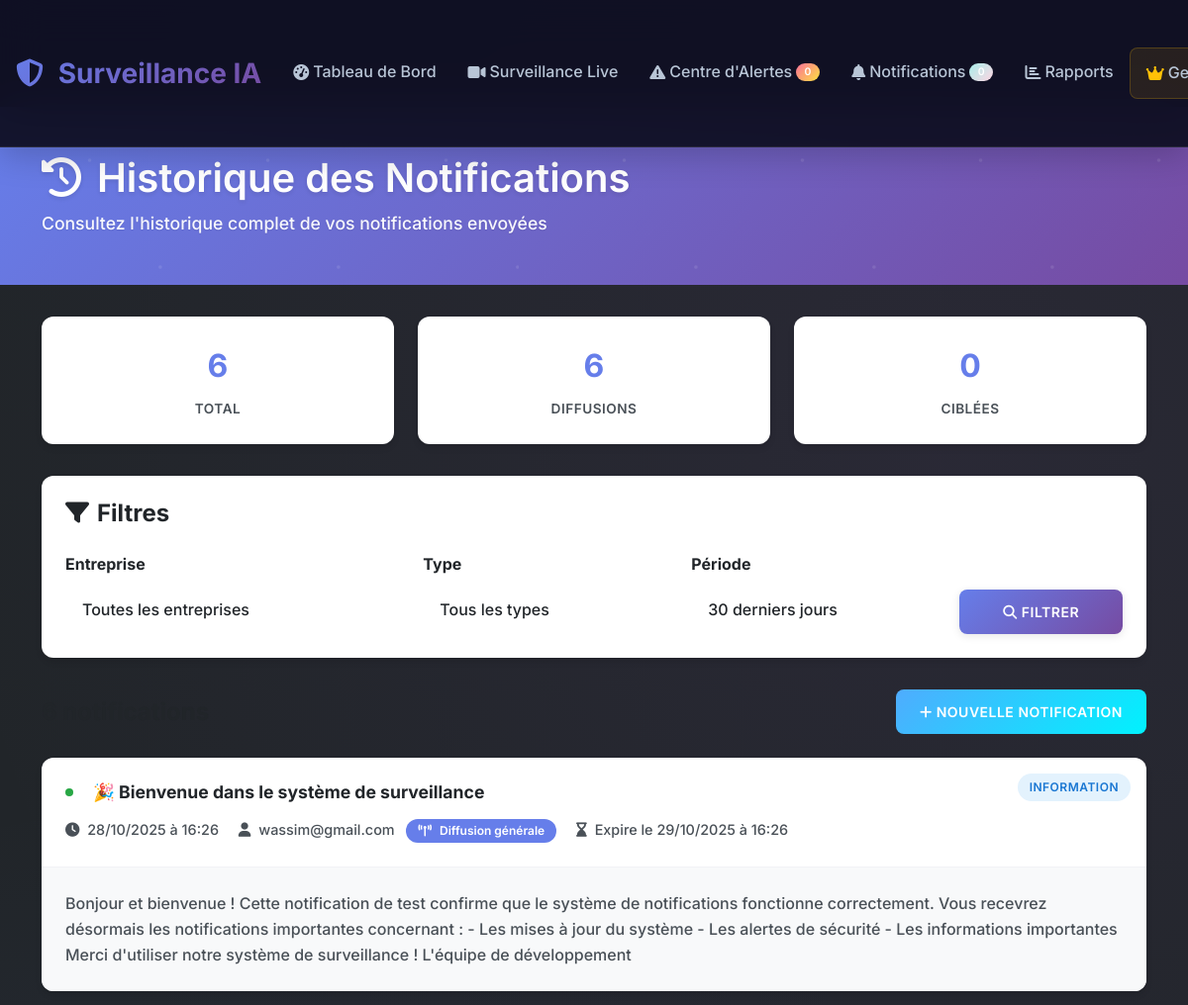
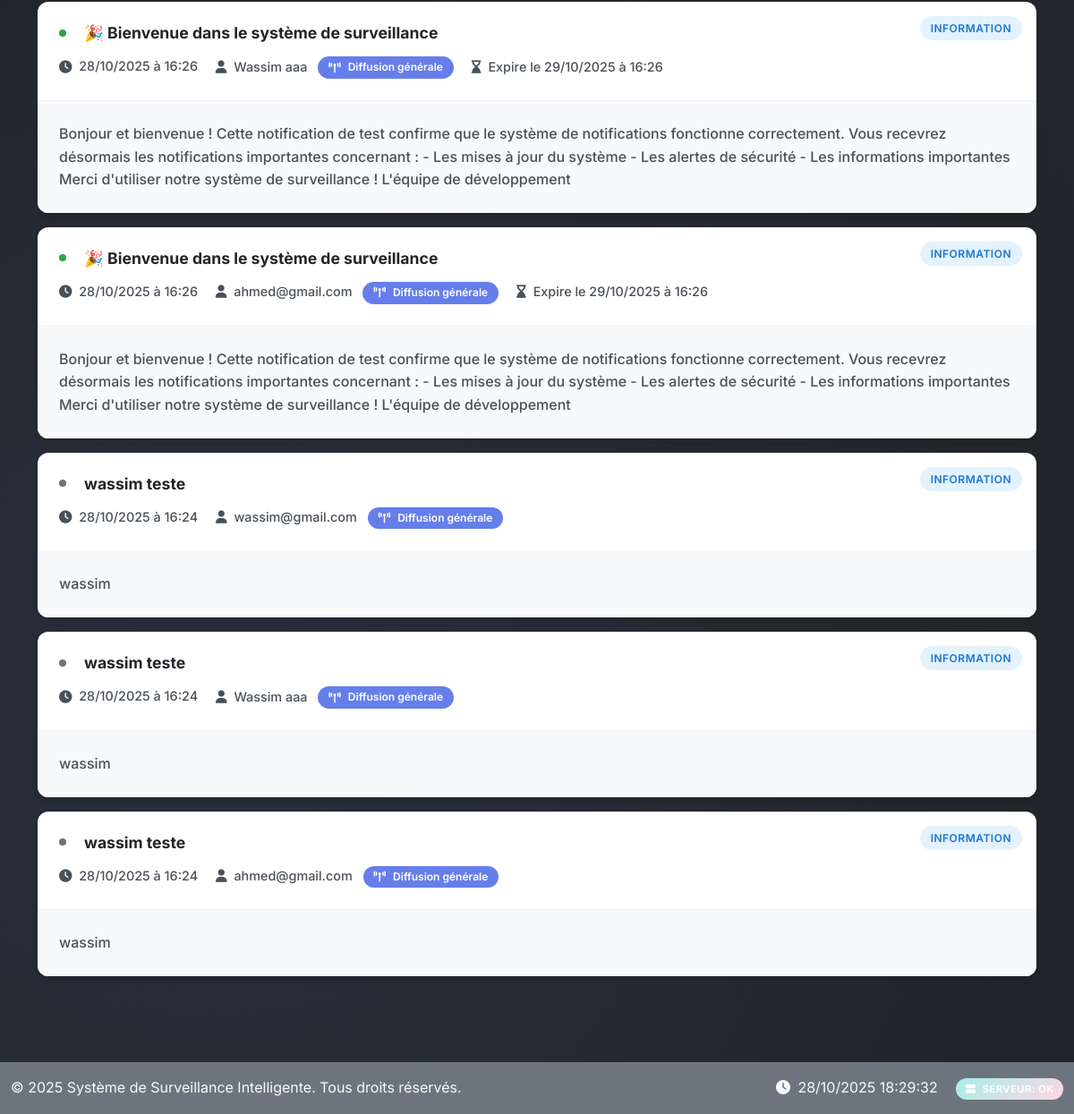
Page /companies/owner/notifications/history/ (signed in) on the committed database (2 pictures, top to bottom).
### alerts/models_notifications.py (models this page shows, shortened)
class Notification(models.Model):
    NOTIFICATION_TYPES = [
        ('info', 'Information'),
        ('warning', 'Avertissement'),
        ('error', 'Erreur'),
        ('success', 'Succès'),
        ('alert', 'Alerte'),
        ('system', 'Système'),
    ]
    PRIORITY_LEVELS = [
        (1, 'Critique'),
        (2, 'Élevée'),
        (3, 'Normale'),
        (4, 'Faible'),
    ]
    STATUS_CHOICES = [
        ('pending', 'En attente'),
        ('sent', 'Envoyée'),
        ('delivered', 'Délivrée'),
        ('read', 'Lue'),
        ('failed', 'Échec'),
    ]
    title = models.CharField(max_length=200, verbose_name="Titre")
    message = models.TextField(verbose_name="Message")
    notification_type = models.CharField(max_length=20, choices=NOTIFICATION_TYPES, default='info')
    priority = models.IntegerField(choices=PRIORITY_LEVELS, default=3)
    user = models.ForeignKey(User, on_delete=models.CASCADE, null=True, blank=True)
    user_group = models.CharField(max_length=50, blank=True, help_text="Groupe d'utilisateurs")
    alert = models.ForeignKey('Alert', on_delete=models.CASCADE, null=True, blank=True)
    detection_event = models.ForeignKey(DetectionEvent, on_delete=models.CASCADE, null=True, blank=True)
    metadata = models.JSONField(default=dict, help_text="Données supplémentaires")
    channels_sent = models.JSONField(default=list, help_text="Canaux utilisés pour l'envoi")
    status = models.CharField(max_length=20, choices=STATUS_CHOICES, default='pending')
    created_at = models.DateTimeField(auto_now_add=True)
    sent_at = models.DateTimeField(null=True, blank=True)
    read_at = models.DateTimeField(null=True, blank=True)
    expires_at = models.DateTimeField(null=True, blank=True)
    action_url = models.URLField(blank=True, help_text="URL d'action")
    action_label = models.CharField(max_length=50, blank=True, help_text="Libellé du bouton d'action")
    class Meta:
        verbose_name = "Notification"
        verbose_name_plural = "Notifications"
        ordering = ['-created_at']
        db_table = 'alerts_notification'

### companies/views.py (the view)
    def wrapper(request, *args, **kwargs):
        if not request.user.is_authenticated:
            return redirect('login')
        try:
            company_user = request.user.company_profile
            if not company_user.is_owner:
                messages.error(request, "Accès refusé. Vous devez être propriétaire de l'application.")
                return redirect('dashboard')
        except CompanyUser.DoesNotExist:
            messages.error(request, "Profil d'entreprise non trouvé.")
            return redirect('dashboard')
        return view_func(request, *args, **kwargs)

### companies/models.py (called while the page is built)
    @property
    def is_owner(self):
        return self.role == 'owner'

    @property
    def is_manager(self):
        return self.role == 'manager'

### companies/views.py (called while the page is built)
def owner_required(view_func):
    def wrapper(request, *args, **kwargs):
        if not request.user.is_authenticated:
            return redirect('login')
        try:
            company_user = request.user.company_profile
            if not company_user.is_owner:
                messages.error(request, "Accès refusé. Vous devez être propriétaire de l'application.")
                return redirect('dashboard')
        except CompanyUser.DoesNotExist:
            messages.error(request, "Profil d'entreprise non trouvé.")
            return redirect('dashboard')
        return view_func(request, *args, **kwargs)
    return wrapper

### templates/companies/owner_notification_history.html (shortened to what this page needs)
{% extends 'base.html' %}
{% load static %}
{% block content %}
<div class="history-header">
    <div class="container">
        <h1><i class="fas fa-history me-3"></i>Historique des Notifications</h1>
        <p>Consultez l'historique complet de vos notifications envoyées</p>
    </div>
</div>
<div class="container">
    <div class="stats-cards">
        <div class="stat-card">
            <div class="stat-number">{{ stats.total }}</div>
            <div class="stat-label">Total</div>
        </div>
        <div class="stat-card">
            <div class="stat-number">{{ stats.broadcast }}</div>
            <div class="stat-label">Diffusions</div>
        </div>
        <div class="stat-card">
            <div class="stat-number">{{ stats.targeted }}</div>
            <div class="stat-label">Ciblées</div>
        </div>
    </div>
    <div class="filters-card">
        <h4 style="color: #212529; font-weight: 700; margin-bottom: 1.5rem;">
            <i class="fas fa-filter me-2"></i>Filtres
        </h4>
        <form method="get" class="row g-3">
            <div class="col-md-4">
                <label class="form-label">Entreprise</label>
                <select class="form-control" name="company">
                    <option value="">Toutes les entreprises</option>
                </select>
            </div>
            <div class="col-md-3">
                <label class="form-label">Type</label>
                <select class="form-control" name="type">
                    <option value="">Tous les types</option>
                </select>
            </div>
            <div class="col-md-3">
                <label class="form-label">Période</label>
                <select class="form-control" name="days">
                    <option value="30" {% if current_filters.days == 30 %}selected{% endif %}>30 derniers jours</option>
                </select>
            </div>
            <div class="col-md-2 d-flex align-items-end">
                <button type="submit" class="btn btn-primary w-100">
                    <i class="fas fa-search"></i>
                    Filtrer
                </button>
            </div>
        </form>
    </div>
    <div class="d-flex justify-content-between align-items-center mb-4">
        <div>
            <h4 class="mb-0" style="color: #212529; font-weight: 700;">
            </h4>
        </div>
        <div>
            <a href="{% url 'companies:owner_notifications' %}" class="btn btn-success">
                <i class="fas fa-plus"></i>
                Nouvelle Notification
            </a>
        </div>
    </div>
    {% if notifications %}
        <div class="notifications-history">
            {% for notification in notifications %}
            <div class="notification-item">
                <div class="notification-item-header">
                    <div class="notification-type-badge type-{{ notification.notification_type }}">
                        {{ notification.get_notification_type_display }}
                    </div>
                    <h3 class="notification-item-title">
                        <span class="priority-indicator priority-{{ notification.priority }}"></span>
                        {{ notification.title }}
                    </h3>
                    <div class="notification-item-meta">
                        <i class="fas fa-clock me-1"></i>
                        {{ notification.created_at|date:"d/m/Y à H:i" }}
                        <span class="ms-3">
                            <i class="fas fa-user me-1"></i>
                            {{ notification.user.get_full_name|default:notification.user.username }}
                        </span>
                        {% if notification.metadata.broadcast %}
                            <span class="target-badge broadcast-badge ms-2">
                                <i class="fas fa-broadcast-tower"></i>
                                Diffusion générale
                            </span>
                        {% else %}
                            <span class="target-badge ms-2">
                                <i class="fas fa-building"></i>
                                Entreprise ciblée
                            </span>
                        {% endif %}
                        {% if notification.expires_at %}
                            <span class="ms-3">
                                <i class="fas fa-hourglass-end me-1"></i>
                                Expire le {{ notification.expires_at|date:"d/m/Y à H:i" }}
                            </span>
                        {% endif %}
                    </div>
                </div>
                <div class="notification-item-content">
                    <p class="notification-item-message">{{ notification.message }}</p>
                </div>
            </div>
            {% endfor %}
        </div>
    {% endif %}
</div>
{% endblock %}

### static/css/surveillance.css (style rules this page uses)
:root { --primary-gradient: linear-gradient(135deg, #667eea 0%, #764ba2 100%); --secondary-gradient: linear-gradient(135deg, #f093fb 0%, #f5576c 100%); --success-gradient: linear-gradient(135deg, #4facfe 0%, #00f2fe 100%); --warning-gradient: linear-gradient(135deg, #43e97b 0%, #38f9d7 100%); --danger-gradient: linear-gradient(135deg, #fa709a 0%, #fee140 100%); --info-gradient: linear-gradient(135deg, #a8edea 0%, #fed6e3 100%); --primary-color: #667eea; --secondary-color: #764ba2; --accent-color: #f093fb; --dark-bg: #0f0f23; --card-bg: rgba(255, 255, 255, 0.05); --glass-bg: rgba(255, 255, 255, 0.1); --nav-bg: rgba(15, 15, 35, 0.95); --text-primary: #ffffff; --text-secondary: #b8c5d6; --text-muted: #8892b0; --shadow-sm: 0 2px 8px rgba(0, 0, 0, 0.1); --shadow-md: 0 8px 32px rgba(0, 0, 0, 0.2); --shadow-lg: 0 16px 64px rgba(0, 0, 0, 0.3); --shadow-glow: 0 0 20px rgba(102, 126, 234, 0.3); --border-radius: 16px; --border-radius-sm: 8px; --border-radius-lg: 24px; --transition-fast: all 0.2s cubic-bezier(0.4, 0, 0.2, 1); --transition-smooth: all 0.3s cubic-bezier(0.4, 0, 0.2, 1); --transition-slow: all 0.5s cubic-bezier(0.4, 0, 0.2, 1); }
* { box-sizing: border-box; }
body { font-family: 'Inter', 'SF Pro Display', -apple-system, BlinkMacSystemFont, sans-serif; background: var(--dark-bg); background-image: radial-gradient(circle at 20% 80%, rgba(102, 126, 234, 0.1) 0%, transparent 50%), radial-gradient(circle at 80% 20%, rgba(118, 75, 162, 0.1) 0%, transparent 50%); color: var(--text-primary); line-height: 1.6; font-weight: 400; overflow-x: hidden; padding-top: 76px; }
.btn { font-weight: 600; border-radius: var(--border-radius-sm); padding: 0.75rem 1.5rem; border: none; transition: var(--transition-smooth); position: relative; overflow: hidden; text-transform: uppercase; letter-spacing: 0.5px; font-size: 0.875rem; }
.btn::before { content: ''; position: absolute; top: 0; left: -100%; width: 100%; height: 100%; background: linear-gradient(90deg, transparent, rgba(255, 255, 255, 0.2), transparent); transition: var(--transition-smooth); }
.btn-primary { background: var(--primary-gradient); color: white; box-shadow: var(--shadow-sm); }
.btn-success { background: var(--success-gradient); color: white; }
.form-control { background: rgba(255, 255, 255, 0.05); border: 1px solid rgba(255, 255, 255, 0.1); border-radius: var(--border-radius-sm); color: var(--text-primary); padding: 0.75rem 1rem; transition: var(--transition-fast); }
.form-control::placeholder { color: var(--text-muted); }
select { background: rgba(255, 255, 255, 0.05) !important; border: 1px solid rgba(255, 255, 255, 0.1) !important; border-radius: var(--border-radius-sm) !important; color: var(--text-primary) !important; padding: 0.75rem 1rem !important; }
select option { background-color: #2d3436 !important; color: #ffffff !important; padding: 0.5rem !important; }
select option:hover, select option:focus, select option:checked, select option:active { background-color: var(--primary-color) !important; color: #ffffff !important; }
.form-label { color: var(--text-secondary); font-weight: 600; margin-bottom: 0.5rem; }
input, textarea, select { color: #ffffff !important; }

### rows in the picture
Notification: notification_type "INFORMATION", priority 3 (drawn), title "🎉 Bienvenue dans le système de surveillance", created_at "28/10/2025 à 16:26", user.get_full_name "wassim@gmail.com", shows "Diffusion générale", expires_at "29/10/2025 à 16:26", message "Bonjour et bienvenue ! Cette notification de test confirme que le système de notifications fonctionne correctement. Vous recevrez désormais les notifications importantes concernant : - Les mises à jour du système - Les alertes de sécurité - Les informations importantes Merci d'utiliser notre système de surveillance ! L'équipe de développement"
Notification: notification_type "INFORMATION", priority 3 (drawn), title "🎉 Bienvenue dans le système de surveillance", created_at "28/10/2025 à 16:26", user.get_full_name "Wassim aaa", shows "Diffusion générale", expires_at "29/10/2025 à 16:26", message "Bonjour et bienvenue ! Cette notification de test confirme que le système de notifications fonctionne correctement. Vous recevrez désormais les notifications importantes concernant : - Les mises à jour du système - Les alertes de sécurité - Les informations importantes Merci d'utiliser notre système de surveillance ! L'équipe de développement"
Notification: notification_type "INFORMATION", priority 3 (drawn), title "🎉 Bienvenue dans le système de surveillance", created_at "28/10/2025 à 16:26", user.get_full_name "ahmed@gmail.com", shows "Diffusion générale", expires_at "29/10/2025 à 16:26", message "Bonjour et bienvenue ! Cette notification de test confirme que le système de notifications fonctionne correctement. Vous recevrez désormais les notifications importantes concernant : - Les mises à jour du système - Les alertes de sécurité - Les informations importantes Merci d'utiliser notre système de surveillance ! L'équipe de développement"
Notification: notification_type "INFORMATION", priority 4 (drawn), title "wassim teste", created_at "28/10/2025 à 16:24", user.get_full_name "wassim@gmail.com", shows "Diffusion générale", message "wassim"
Notification: notification_type "INFORMATION", priority 4 (drawn), title "wassim teste", created_at "28/10/2025 à 16:24", user.get_full_name "Wassim aaa", shows "Diffusion générale", message "wassim"
Notification: notification_type "INFORMATION", priority 4 (drawn), title "wassim teste", created_at "28/10/2025 à 16:24", user.get_full_name "ahmed@gmail.com", shows "Diffusion générale", message "wassim"

### other values in the picture
{{ stats.total }} "6"
{{ stats.broadcast }} "6"
{{ stats.targeted }} "0"
